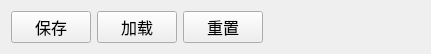
  <widget class="QWidget" name="layoutWidget">
   <property name="geometry">
    <rect>
     <x>580</x>
     <y>640</y>
     <width>431</width>
     <height>32</height>
    </rect>
   </property>
   <layout class="QHBoxLayout" name="horizontalLayout">
    <item>
     <widget class="QPushButton" name="pushButton_save">
      <property name="enabled">
       <bool>true</bool>
      </property>
      <property name="font">
       <font>
        <family>微软雅黑</family>
        <pointsize>12</pointsize>
        <weight>50</weight>
        <bold>false</bold>
       </font>
      </property>
      <property name="text">
       <string>保存</string>
      </property>
     </widget>
    </item>
    <item>
     <widget class="QPushButton" name="pushButton_load">
      <property name="font">
       <font>
        <family>微软雅黑</family>
        <pointsize>12</pointsize>
        <weight>50</weight>
        <bold>false</bold>
       </font>
      </property>
      <property name="text">
       <string>加载</string>
      </property>
     </widget>
    </item>
    <item>
     <widget class="QPushButton" name="pushButton_reset">
      <property name="font">
       <font>
        <family>微软雅黑</family>
        <pointsize>12</pointsize>
        <weight>50</weight>
        <bold>false</bold>
       </font>
      </property>
      <property name="text">
       <string>重置</string>
      </property>
      <property name="checkable">
       <bool>true</bool>
      </property>
     </widget>
    </item>
    <item>
     <spacer name="horizontalSpacer">
      <property name="orientation">
       <enum>Qt::Horizontal</enum>
      </property>
      <property name="sizeHint" stdset="0">
       <size>
        <width>40</width>
        <height>20</height>
       </size>
      </property>
     </spacer>
    </item>
   </layout>
  </widget>
